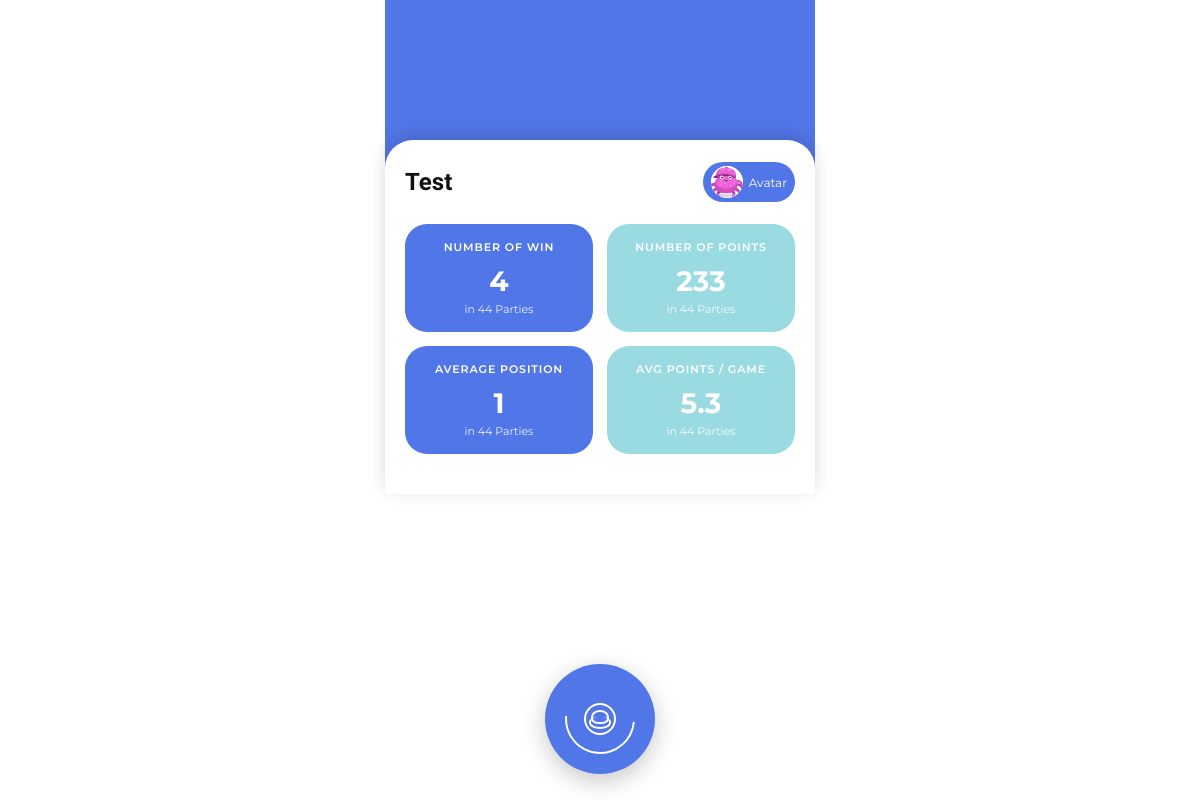
Screenshot of /stats.php (signed in) with the database file from the repository.
### tables this page shows
CREATE TABLE `joueurs` (
  `user_id` int NOT NULL,
  `nom` varchar(50) NOT NULL,
  `email` varchar(100) NOT NULL,
  `mot_de_passe` varchar(255) NOT NULL,
  `points_totaux` int DEFAULT '0',
  `victoires_totales` int DEFAULT '0',
  `date_creation` datetime DEFAULT CURRENT_TIMESTAMP,
  `avatar_path` varchar(255) DEFAULT NULL
);

### stats.php (the view, shortened to what this page needs)
<?php
require 'db.php';
$currentUserId = (int) $_SESSION['user_id'];
$userStmt = $db->prepare("SELECT nom, avatar_path FROM joueurs WHERE user_id = ?");
$userStmt->execute([$currentUserId]);
$user = $userStmt->fetch(PDO::FETCH_ASSOC);
$avatarPath = !empty($user['avatar_path']) ? $user['avatar_path'] : 'avatars/avatar1.png';
$statsStmt = $db->prepare("
    SELECT
        COUNT(*) AS total_games,
        COALESCE(SUM(total_points), 0) AS total_points,
        COALESCE(SUM(manches_gagnees), 0) AS total_wins,
        COALESCE(AVG(position_finale), 0) AS avg_position,
        COALESCE(AVG(total_points), 0) AS avg_points_per_game
    FROM game_players
    WHERE user_id = ?
");
$statsStmt->execute([$currentUserId]);
$stats = $statsStmt->fetch(PDO::FETCH_ASSOC);
$totalGames        = (int) ($stats['total_games'] ?? 0);
$totalPoints       = (int) ($stats['total_points'] ?? 0);
$totalWins         = (int) ($stats['total_wins'] ?? 0);
$avgPosition       = $totalGames > 0 ? round((float) $stats['avg_position'], 1) : 0;
$avgPointsPerGame  = $totalGames > 0 ? round((float) $stats['avg_points_per_game'], 1) : 0;
$gamesLabel = $totalGames . ' Parties';
?>
<!DOCTYPE html>
<html lang="fr">
<head>
    <link rel="stylesheet" href="stats.css">
</head>
<body>
<div class="stats-app">
    <div class="stats-hero"></div>
    <section class="stats-card">
        <header class="stats-card-header">
            <div>
                <h1 class="stats-name"><?php echo htmlspecialchars($user['nom']); ?></h1>
            </div>
            <button class="avatar-btn" id="openAvatarModal">
                <div class="avatar-circle">
                    <img src="<?php echo htmlspecialchars($avatarPath); ?>" alt="Avatar">
                </div>
                <span class="avatar-label">Avatar</span>
            </button>
        </header>
        <div class="stats-grid">
            <article class="stat-box stat-box-primary">
                <h2 class="stat-title">NUMBER OF WIN</h2>
                <div class="stat-value"><?php echo $totalWins; ?></div>
                <div class="stat-sub">in <?php echo $gamesLabel; ?></div>
            </article>
            <article class="stat-box stat-box-secondary">
                <h2 class="stat-title">NUMBER OF POINTS</h2>
                <div class="stat-value"><?php echo $totalPoints; ?></div>
                <div class="stat-sub">in <?php echo $gamesLabel; ?></div>
            </article>
            <article class="stat-box stat-box-primary">
                <h2 class="stat-title">AVERAGE POSITION</h2>
                <div class="stat-value"><?php echo $avgPosition; ?></div>
                <div class="stat-sub">in <?php echo $gamesLabel; ?></div>
            </article>
            <article class="stat-box stat-box-secondary">
                <h2 class="stat-title">AVG POINTS / GAME</h2>
                <div class="stat-value"><?php echo $avgPointsPerGame; ?></div>
                <div class="stat-sub">in <?php echo $gamesLabel; ?></div>
            </article>
        </div>
    </section>
</div>
<div class="stats-bottom-nav">
    <div class="stats-wheel" id="statsWheel">
        <div class="stats-arrow"></div>
        <div class="stats-user-icon"></div>
    </div>
</div>
</body>
</html>

### stats.css (style rules this page uses)
:root { --primary-color: #5176E7; --primary-color2: #9ADBE1; --secondary-color: #CB6CE6; --secondary-color2: #B268C5; }
* { box-sizing: border-box; margin: 0; padding: 0; }
body { background: #FFFFFF; font-family: "Montserrat", sans-serif; color: #111111; }
.stats-app { max-width: 430px; margin: 0 auto; min-height: 100vh; position: relative; padding-bottom: 120px; }
.stats-hero { height: 220px; background: var(--primary-color); }
.stats-card { background: #FFFFFF; border-radius: 28px 28px 0 0; margin-top: -80px; padding: 22px 20px 40px; box-shadow: 0 -4px 18px rgba(0, 0, 0, 0.15); }
.stats-card-header { display: flex; align-items: center; justify-content: space-between; margin-bottom: 22px; }
.stats-name { font-family: "Baloo 2", cursive; font-size: 24px; }
.avatar-btn { display: inline-flex; align-items: center; gap: 6px; padding: 4px 8px; border-radius: 999px; border: none; background: var(--primary-color); color: #ffffff; cursor: pointer; font-size: 12px; font-family: "Montserrat", sans-serif; }
.avatar-circle { width: 32px; height: 32px; border-radius: 50%; overflow: hidden; background: #ffffff; display: flex; align-items: center; justify-content: center; }
.avatar-circle img { width: 100%; height: 100%; object-fit: cover; }
.avatar-label { font-size: 12px; }
.stats-grid { display: grid; grid-template-columns: 1fr 1fr; gap: 14px; margin-top: 10px; }
.stat-box { border-radius: 22px; padding: 16px 12px; text-align: center; color: #ffffff; }
.stat-box-primary { background: var(--primary-color); }
.stat-box-secondary { background: var(--primary-color2); }
.stat-title { font-size: 11px; text-transform: uppercase; letter-spacing: 0.08em; margin-bottom: 10px; font-weight: 600; }
.stat-value { font-size: 28px; font-weight: 700; margin-bottom: 4px; }
.stat-sub { font-size: 11px; opacity: 0.9; }
.stats-bottom-nav { position: fixed; left: 50%; bottom: 26px; transform: translateX(-50%); }
.stats-wheel { width: 110px; height: 110px; border-radius: 50%; background: var(--primary-color); box-shadow: 0 7px 24px rgba(0, 0, 0, 0.22); position: relative; display: flex; align-items: center; justify-content: center; cursor: pointer; }
.stats-arrow { position: absolute; top: 20px; width: 70px; height: 70px; border-radius: 50%; border: 2px solid #ffffff; border-bottom-color: transparent; border-left-color: transparent; transform: rotate(140deg); }
.stats-user-icon { width: 32px; height: 32px; border-radius: 50%; border: 2px solid #ffffff; position: relative; }
.stats-user-icon::before { content: ""; position: absolute; top: 5px; left: 50%; transform: translateX(-50%); width: 14px; height: 10px; border-radius: 50% 50% 40% 40%; border: 2px solid #ffffff; }
.stats-user-icon::after { content: ""; position: absolute; bottom: 4px; left: 50%; transform: translateX(-50%); width: 18px; height: 10px; border-radius: 40% 40% 50% 50%; border: 2px solid #ffffff; border-top: none; }

### rows the page displays
joueurs: nom "Test", avatar_path (picture)

### other values shown
$totalWins "4"
$gamesLabel "44 Parties"
$totalPoints "233"
$avgPosition "1"
$avgPointsPerGame "5.3"
